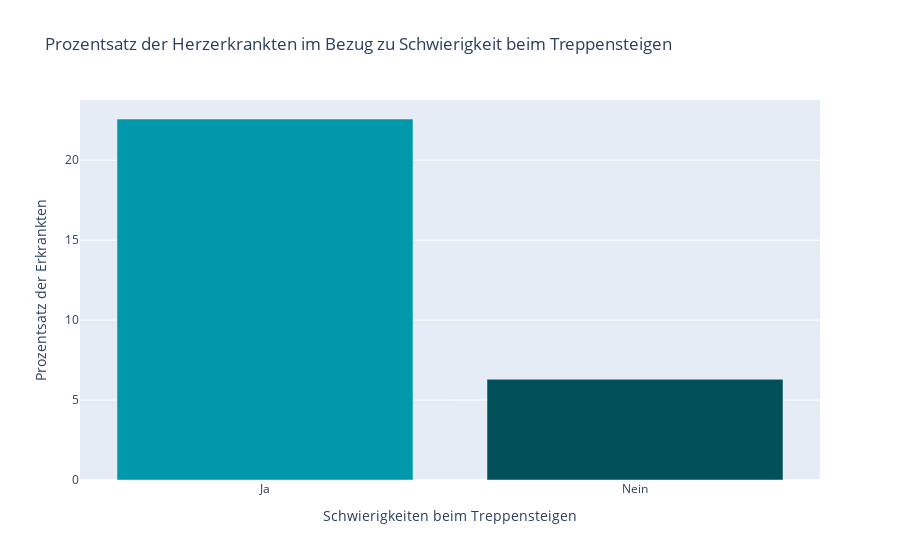

This figure's notebook cell:
### Markdown cell above
### Treppensteigen

### Code cell
grouped_data = heart_data.groupby(['DiffWalking', 'HeartDisease']).size().unstack(fill_value=0)

# Berechnen des Prozentsatzes der erkrankten Personen
grouped_data['Total'] = grouped_data.sum(axis=1)
grouped_data['Percent_Yes'] = grouped_data['Ja'] / grouped_data['Total'] * 100

# Visualisierung
fig = go.Figure()

fig.add_trace(go.Bar(
    x=grouped_data.index,
    y=grouped_data['Percent_Yes'],
    name='Erkrankte',
    marker_color=['#0099ab','#005059']
))

fig.update_layout(
    title='Prozentsatz der Herzerkrankten im Bezug zu Schwierigkeit beim Treppensteigen',
    xaxis=dict(title='Schwierigkeiten beim Treppensteigen'),
    yaxis=dict(title='Prozentsatz der Erkrankten'),
    showlegend=False
)

fig.show()

### Figure 1 — Plotly figure (JSON) as saved in the notebook; plotly's stock layout.template omitted (floating-point values rounded to 4 significant figures)
{"data": [{"marker": {"color": ["#0099ab", "#005059"]}, "name": "Erkrankte", "type": "bar", "x": ["Ja", "Nein"], "y": [22.58, 6.298]}], "layout": {"showlegend": false, "title": {"text": "Prozentsatz der Herzerkrankten im Bezug zu Schwierigkeit beim Treppensteigen"}, "xaxis": {"title": {"text": "Schwierigkeiten beim Treppensteigen"}}, "yaxis": {"title": {"text": "Prozentsatz der Erkrankten"}}}}
